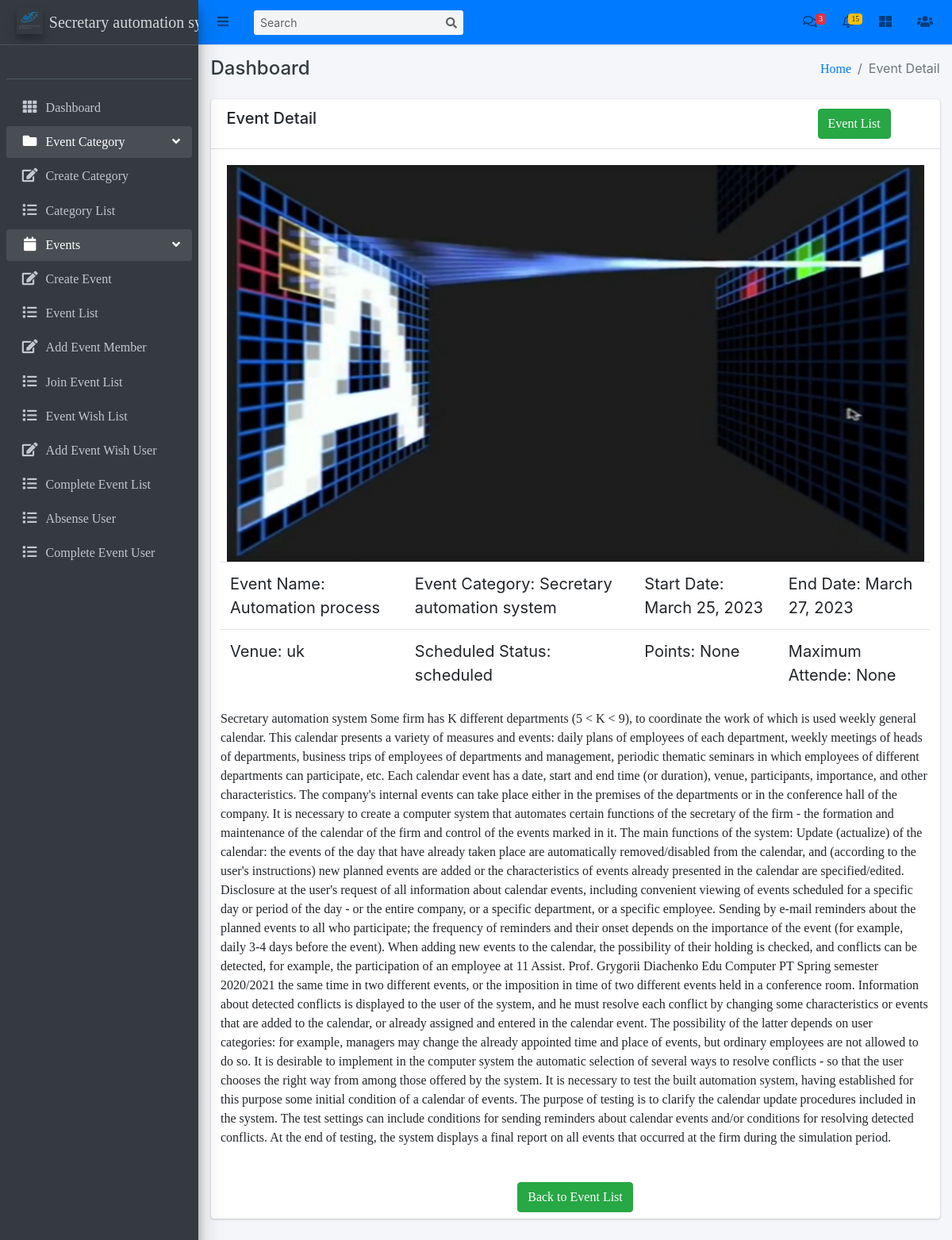
/events/detail/1 (signed in), run on the app's committed database.
### events/models.py (models this page shows, shortened)
class Event(models.Model):
    category = models.ForeignKey(EventCategory, on_delete=models.CASCADE)
    name = models.CharField(max_length=255, unique=True)
    uid = models.PositiveIntegerField(unique=True)
    description = RichTextUploadingField()
    job_category = models.ForeignKey(JobCategory, on_delete=models.CASCADE, null=True, blank=True)
    select_scheduled_status = (
        ('yet to scheduled', 'Yet to Scheduled'),
        ('scheduled', 'Scheduled')
    )
    scheduled_status = models.CharField(max_length=25, choices=select_scheduled_status)
    venue = models.CharField(max_length=255)
    start_date = models.DateField()
    end_date = models.DateField()
    location = LocationField(null=True, blank=True)
    points = models.PositiveIntegerField(null=True, blank=True)
    maximum_attende = models.PositiveIntegerField(null=True, blank=True)
    created_user = models.ForeignKey('auth.User', on_delete=models.CASCADE, blank=True, null=True, related_name='event_created_user')
    updated_user = models.ForeignKey('auth.User', on_delete=models.CASCADE, blank=True, null=True, related_name='event_updated_user')
    created_date = models.DateField(auto_now_add=True)
    updated_date = models.DateField(auto_now_add=True)
    status_choice = (
        ('disabled', 'Disabled'),
        ('active', 'Active'),
        ('deleted', 'Deleted'),
        ('time out', 'Time Out'),
        ('completed', 'Completed'),
        ('cancel', 'Cancel'),
    )
    status = models.CharField(choices=status_choice, max_length=10)

class EventImage(models.Model):
    event = models.OneToOneField(Event, on_delete=models.CASCADE)
    image = models.ImageField(upload_to='event_image/')

class EventCategory(models.Model):
    name = models.CharField(max_length=255, unique=True)
    code = models.CharField(max_length=6, unique=True)
    image = models.ImageField(upload_to='event_category/')
    priority = models.IntegerField(unique=True)
    created_user = models.ForeignKey('auth.User', on_delete=models.CASCADE, related_name='created_user')
    updated_user = models.ForeignKey('auth.User', on_delete=models.CASCADE, related_name='updated_user')
    created_date = models.DateField(auto_now_add=True)
    updated_date = models.DateField(auto_now_add=True)
    status_choice = (
        ('disabled', 'Disabled'),
        ('active', 'Active'),
        ('deleted', 'Deleted'),
        ('blocked', 'Blocked'),
        ('completed', 'Completed'),
    )
    status = models.CharField(choices=status_choice, max_length=10)
    def __str__(self):
        return self.name

### events/views.py (the view)
# urls.py: path('detail/<int:pk>', EventDetailView.as_view(), name='event-detail'),
class EventDetailView(LoginRequiredMixin, DetailView):
    login_url = 'login'
    model = Event
    template_name = 'events/event_detail.html'
    context_object_name = 'event'

### templates/events/event_detail.html (shortened to what this page needs)
{% extends 'base/base.html' %}
{% block breadcrumb %}Event Detail{% endblock breadcrumb %}
{% block extrahead %}
    {% load static %}
{% endblock extrahead %}
{% block content %}
    <div class="row">
        <div class="col-md-12">
            <div class="card">
                <div class="card-header">
                    <div class="row">
                        <div class="col-md-10">
                            <h5>Event Detail</h5>
                        </div>
                        <div class="col-md-2">
                            <a class="btn btn-success" href="{% url 'event-list' %}">Event List</a>
                        </div>
                    </div>
                </div>
                <div class="card-body">
                    <img src="{{ event.eventimage.image.url }}" alt="Image" height="500px" width="100%">
                    <div class="row">
                        <div class="com-md-6">
                            <table class="table">
                                <tr>
                                    <td><span>Event Name: {{ event.name }}</span></td>
                                    <td><span>Event Category: {{ event.category }}</span></td>
                                    <td><span>Start Date: {{ event.start_date }}</span></td>
                                    <td><span>End Date: {{ event.end_date }}</span></td>
                                </tr>
                                <tr>
                                    <td><span>Venue: {{ event.venue }}</span></td>
                                    <td><span>Scheduled Status: {{ event.scheduled_status }}</span></td>
                                    <td><span>Points: {{ event.points }}</span></td>
                                    <td><span>Maximum Attende: {{ event.maximum_attende }}</span></td>
                                </tr>
                            </table>
                            <p>{{ event.description|safe }}</p>
                        </div>
                    </div>
                </div>
                <div class="footer text-center m-2">
                    <a href="{% url 'event-list' %}" class="btn btn-success">Back to Event List</a>
                </div>
            </div>
        </div>
    </div>
{% endblock content %}

### templates/base/base.html (shortened to what this page needs)
<!DOCTYPE html>
<html lang="en">
  {% load static %}
<head>
  {% include 'base/header.html' %}
</head>
<body class="hold-transition sidebar-mini layout-fixed layout-navbar-fixed layout-footer-fixed">
<div class="wrapper">
  {% include 'base/navbar.html' %}
  {% include 'base/sidebar.html' %}
  <div class="content-wrapper">
    <div class="content-header">
      <div class="container-fluid">
        <div class="row mb-2">
          <div class="col-sm-6">
            <h4 class="m-0 text-dark">Dashboard</h4>
          </div>
          <div class="col-sm-6">
            <ol class="breadcrumb float-sm-right">
              <li class="breadcrumb-item"><a href="#">Home</a></li>
              <li class="breadcrumb-item active">{% block breadcrumb %} {% endblock breadcrumb %}</li>
            </ol>
          </div>
        </div>
      </div>
    </div>
    <section class="content">
      <div class="container-fluid">
        {% block content %}
        {% endblock content %}
      </div>
    </section>
  </div>
</div>
</body>
</html>

### templates/base/header.html (shortened to what this page needs)
{% load static %}
<link rel="stylesheet" href="{% static 'plugins/fontawesome-free/css/all.min.css' %}">
<link rel="stylesheet" href="{% static 'plugins/overlayScrollbars/css/OverlayScrollbars.min.css' %}">
<link rel="stylesheet" href="{% static 'css/adminlte.min.css' %}">

### templates/base/navbar.html (shortened to what this page needs)
{% load static %}
<nav class="main-header navbar navbar-expand navbar-primary navbar-light">
    <ul class="navbar-nav">
      <li class="nav-item">
        <a class="nav-link" data-widget="pushmenu" href="#" role="button"><i class="fas fa-bars"></i></a>
      </li>
    </ul>
    <form class="form-inline ml-3">
      <div class="input-group input-group-sm">
        <input class="form-control form-control-navbar" type="search" placeholder="Search" aria-label="Search">
        <div class="input-group-append">
          <button class="btn btn-navbar" type="submit">
            <i class="fas fa-search"></i>
          </button>
        </div>
      </div>
    </form>
    <ul class="navbar-nav ml-auto">
      <li class="nav-item dropdown">
        <a class="nav-link" data-toggle="dropdown" href="#">
          <i class="far fa-comments"></i>
          <span class="badge badge-danger navbar-badge">3</span>
        </a>
      </li>
      <li class="nav-item dropdown">
        <a class="nav-link" data-toggle="dropdown" href="#">
          <span class="badge badge-warning navbar-badge">15</span>
        </a>
      </li>
      <li class="nav-item">
        <a class="nav-link" data-widget="control-sidebar" data-slide="true" href="#" role="button"><i
            class="fas fa-th-large"></i></a>
      </li>
      <li class="nav-item dropdown">
        <a class="nav-link" data-toggle="dropdown" href="#">
          <i class="fas fa-users"></i>
        </a>
      </li>
    </ul>
  </nav>

### templates/base/sidebar.html (shortened to what this page needs)
{% load static %}
<aside class="main-sidebar sidebar-dark-primary elevation-4">
    <a href="#" class="brand-link">
      <img src="{% static 'img/logo.png' %}" alt="Logo" class="brand-image elevation-3"
           style="opacity: .8">
          <span class="brand-text font-weight-light">Secretary automation system</span>
    </a>
    <div class="sidebar">
      <div class="user-panel mt-3 pb-3 mb-3 d-flex">
        <div class="info">
        </div>
      </div>
      <nav class="mt-2">
        <ul class="nav nav-pills nav-sidebar flex-column" data-widget="treeview" role="menu" data-accordion="false">
          <li class="nav-item">
            <a href="{% url 'dashboard' %}" class="nav-link">
              <i class="nav-icon fas fa-th"></i>
              <p>
                Dashboard
              </p>
            </a>
          </li>
          <li class="nav-item has-treeview menu-open">
            <a href="#" class="nav-link">
              <i class="nav-icon fas fa-folder"></i>
              <p>
                Event Category
                <i class="right fas fa-angle-left"></i>
              </p>
            </a>
            <ul class="nav nav-treeview">
              <li class="nav-item">
                <a href="{% url 'create-event-category' %}" class="nav-link">
                  <i class="far fa fa-edit nav-icon"></i>
                  <p>Create Category</p>
                </a>
              </li>
              <li class="nav-item">
                <a href="{% url 'event-category-list' %}" class="nav-link">
                  <i class="far fa fa-list nav-icon"></i>
                  <p>Category List</p>
                </a>
              </li>
            </ul>
          </li>
          <li class="nav-item has-treeview menu-open">
            <a href="#" class="nav-link">
              <i class="nav-icon fas fa-calendar"></i>
              <p>
                Events
                <i class="right fas fa-angle-left"></i>
              </p>
            </a>
            <ul class="nav nav-treeview">
              <li class="nav-item">
                <a href="{% url 'event-create' %}" class="nav-link">
                  <i class="far fa fa-edit nav-icon"></i>
                  <p>Create Event</p>
                </a>
              </li>
              <li class="nav-item">
                <a href="{% url 'event-list' %}" class="nav-link">
                  <i class="far fa fa-list nav-icon"></i>
                  <p>Event List</p>
                </a>
              </li>
              <li class="nav-item">
                <a href="{% url 'add-event-member' %}" class="nav-link">
                  <i class="far fa fa-edit nav-icon"></i>
                  <p>Add Event Member</p>
                </a>
              </li>
              <li class="nav-item">
                <a href="{% url 'join-event-list' %}" class="nav-link">
                  <i class="far fa fa-list nav-icon"></i>
                  <p>Join Event List</p>
                </a>
              </li>
              <li class="nav-item">
                <a href="{% url 'event-wish-list' %}" class="nav-link">
                  <i class="far fa fa-list nav-icon"></i>
                  <p>Event Wish List</p>
                </a>
              </li>
              <li class="nav-item">
                <a href="{% url 'add-event-wish-user' %}" class="nav-link">
                  <i class="far fa fa-edit nav-icon"></i>
                  <p>Add Event Wish User</p>
                </a>
              </li>
              <li class="nav-item">
                <a href="{% url 'complete-event' %}" class="nav-link">
                  <i class="far fa fa-list nav-icon"></i>
                  <p>Complete Event List</p>
                </a>
              </li>
              <li class="nav-item">
                <a href="{% url 'absense-user' %}" class="nav-link">
                  <i class="far fa fa-list nav-icon"></i>
                  <p>Absense User</p>
                </a>
              </li>
              <li class="nav-item">
                <a href="{% url 'complete-event-user' %}" class="nav-link">
                  <i class="far fa fa-list nav-icon"></i>
                  <p>Complete Event User</p>
                </a>
              </li>
            </ul>
          </li>
        </ul>
      </nav>
    </div>
  </aside>

### templates/base/js.html (shortened to what this page needs)
{% load static %}

### data on the page
Event: eventimage.image (picture), name "Automation process", category "Secretary automation system", start_date "March 25, 2023", end_date "March 27, 2023", venue "uk", scheduled_status "scheduled", points "None", maximum_attende "None", description "Secretary automation system Some firm has K different departments (5 < K < 9), to coordinate the work of which is used weekly general calendar. This calendar presents a variety of measures and events: daily plans of employees of each department, weekly meetings of heads of departments, business trips of employees of departments and management, periodic thematic seminars in which employees of different departments can participate, etc. Each calendar event has a date, start and end time (or duration), venue, participants, importance, and other characteristics. The company's internal events can take place either in the premises of the departments or in the conference hall of the company. It is…"
